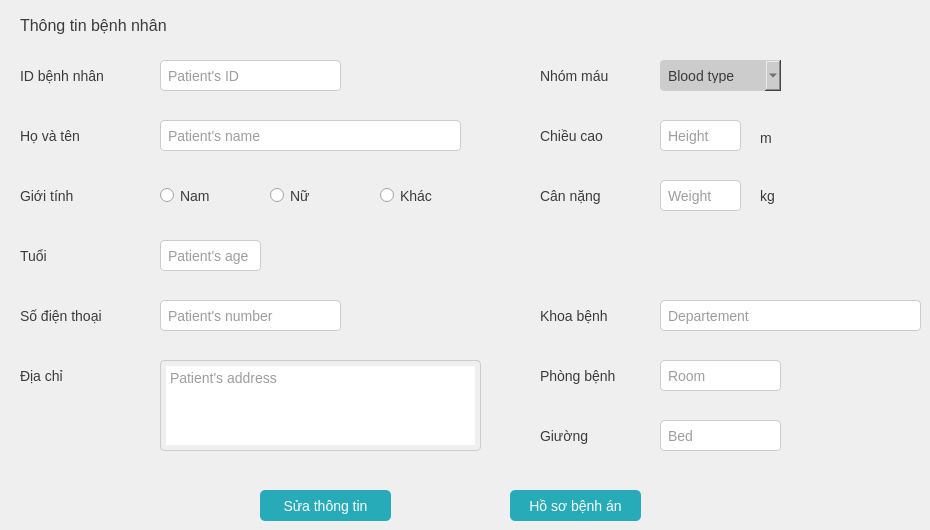
      <widget class="QWidget" name="infor_ptn_page">
       <widget class="QPushButton" name="repair_inf_ptn_btn">
        <property name="geometry">
         <rect>
          <x>260</x>
          <y>490</y>
          <width>131</width>
          <height>31</height>
         </rect>
        </property>
        <property name="cursor">
         <cursorShape>PointingHandCursor</cursorShape>
        </property>
        <property name="styleSheet">
         <string notr="true">QPushButton{
	border: none;
	background-color: #28abb9;
	border-radius: 5px;
	color: white;
	font-size: 14px;
}
QPushButton:hover{
	background-color: rgb(36, 155, 166);
}
</string>
        </property>
        <property name="text">
         <string>Sửa thông tin</string>
        </property>
       </widget>
       <widget class="QLabel" name="label">
        <property name="geometry">
         <rect>
          <x>20</x>
          <y>10</y>
          <width>161</width>
          <height>31</height>
         </rect>
        </property>
        <property name="styleSheet">
         <string notr="true">color: #3b3b3b;
font-size: 16px;</string>
        </property>
        <property name="text">
         <string>Thông tin bệnh nhân</string>
        </property>
       </widget>
       <widget class="QLabel" name="label_3">
        <property name="geometry">
         <rect>
          <x>20</x>
          <y>60</y>
          <width>91</width>
          <height>31</height>
         </rect>
        </property>
        <property name="styleSheet">
         <string notr="true">color: #3b3b3b;
font-size: 14px;</string>
        </property>
        <property name="text">
         <string>ID bệnh nhân</string>
        </property>
       </widget>
       <widget class="QLineEdit" name="infor_ptn_input_1">
        <property name="geometry">
         <rect>
          <x>160</x>
          <y>60</y>
          <width>181</width>
          <height>31</height>
         </rect>
        </property>
        <property name="styleSheet">
         <string notr="true">border: 1px solid #ccc;
color: #3b3b3b;
font-size: 14px;
padding: 5px;
border-radius: 4px;</string>
        </property>
        <property name="maxLength">
         <number>9</number>
        </property>
        <property name="placeholderText">
         <string>Patient's ID</string>
        </property>
       </widget>
       <widget class="QLabel" name="label_4">
        <property name="geometry">
         <rect>
          <x>20</x>
          <y>120</y>
          <width>101</width>
          <height>31</height>
         </rect>
        </property>
        <property name="styleSheet">
         <string notr="true">color: #3b3b3b;
font-size: 14px;</string>
        </property>
        <property name="text">
         <string>Họ và tên</string>
        </property>
       </widget>
       <widget class="QLineEdit" name="infor_ptn_input_2">
        <property name="geometry">
         <rect>
          <x>160</x>
          <y>120</y>
          <width>301</width>
          <height>31</height>
         </rect>
        </property>
        <property name="styleSheet">
         <string notr="true">border: 1px solid #ccc;
color: #3b3b3b;
font-size: 14px;
padding: 5px;
border-radius: 4px;</string>
        </property>
        <property name="maxLength">
         <number>40</number>
        </property>
        <property name="placeholderText">
         <string>Patient's name</string>
        </property>
       </widget>
       <widget class="QLabel" name="label_5">
        <property name="geometry">
         <rect>
          <x>20</x>
          <y>240</y>
          <width>101</width>
          <height>31</height>
         </rect>
        </property>
        <property name="styleSheet">
         <string notr="true">color: #3b3b3b;
font-size: 14px;</string>
        </property>
        <property name="text">
         <string>Tuổi</string>
        </property>
       </widget>
       <widget class="QLineEdit" name="infor_ptn_input_3">
        <property name="geometry">
         <rect>
          <x>160</x>
          <y>240</y>
          <width>101</width>
          <height>31</height>
         </rect>
        </property>
        <property name="styleSheet">
         <string notr="true">border: 1px solid #ccc;
color: #3b3b3b;
font-size: 14px;
padding: 5px;
border-radius: 4px;</string>
        </property>
        <property name="maxLength">
         <number>3</number>
        </property>
        <property name="placeholderText">
         <string>Patient's age</string>
        </property>
       </widget>
       <widget class="QLabel" name="label_6">
        <property name="geometry">
         <rect>
          <x>20</x>
          <y>180</y>
          <width>101</width>
          <height>31</height>
         </rect>
        </property>
        <property name="styleSheet">
         <string notr="true">color: #3b3b3b;
font-size: 14px;</string>
        </property>
        <property name="text">
         <string>Giới tính</string>
        </property>
       </widget>
       <widget class="QLabel" name="label_8">
        <property name="geometry">
         <rect>
          <x>20</x>
          <y>300</y>
          <width>101</width>
          <height>31</height>
         </rect>
        </property>
        <property name="styleSheet">
         <string notr="true">color: #3b3b3b;
font-size: 14px;</string>
        </property>
        <property name="text">
         <string>Số điện thoại</string>
        </property>
       </widget>
       <widget class="QLineEdit" name="infor_ptn_input_4">
        <property name="geometry">
         <rect>
          <x>160</x>
          <y>300</y>
          <width>181</width>
          <height>31</height>
         </rect>
        </property>
        <property name="styleSheet">
         <string notr="true">border: 1px solid #ccc;
color: #3b3b3b;
font-size: 14px;
padding: 5px;
border-radius: 4px;</string>
        </property>
        <property name="maxLength">
         <number>10</number>
        </property>
        <property name="placeholderText">
         <string>Patient's number</string>
        </property>
       </widget>
       <widget class="QLabel" name="label_7">
        <property name="geometry">
         <rect>
          <x>20</x>
          <y>360</y>
          <width>101</width>
          <height>31</height>
         </rect>
        </property>
        <property name="styleSheet">
         <string notr="true">color: #3b3b3b;
font-size: 14px;</string>
        </property>
        <property name="text">
         <string>Địa chỉ</string>
        </property>
       </widget>
       <widget class="QTextEdit" name="infor_ptn_input_5">
        <property name="geometry">
         <rect>
          <x>160</x>
          <y>360</y>
          <width>321</width>
          <height>91</height>
         </rect>
        </property>
        <property name="styleSheet">
         <string notr="true">border: 1px solid #ccc;
color: #3b3b3b;
font-size: 14px;
padding: 5px;
border-radius: 4px;</string>
        </property>
        <property name="placeholderText">
         <string>Patient's address</string>
        </property>
       </widget>
       <widget class="QLabel" name="label_14">
        <property name="geometry">
         <rect>
          <x>540</x>
          <y>60</y>
          <width>101</width>
          <height>31</height>
         </rect>
        </property>
        <property name="styleSheet">
         <string notr="true">color: #3b3b3b;
font-size: 14px;</string>
        </property>
        <property name="text">
         <string>Nhóm máu</string>
        </property>
       </widget>
       <widget class="QComboBox" name="infor_ptn_cbb">
        <property name="geometry">
         <rect>
          <x>660</x>
          <y>60</y>
          <width>121</width>
          <height>31</height>
         </rect>
        </property>
        <property name="cursor">
         <cursorShape>PointingHandCursor</cursorShape>
        </property>
        <property name="styleSheet">
         <string notr="true">QComboBox{
	background-color: #ccc;
	font-size: 14px;
	border:none;
	padding: 8px;
	color: #3b3b3b;
	border-radius: 4px;
}
QComboBox:hover{
	background-color: #a6a6a4;
}</string>
        </property>
        <property name="currentIndex">
         <number>-1</number>
        </property>
        <property name="placeholderText">
         <string>Blood type</string>
        </property>
        <item>
         <property name="text">
          <string>A</string>
         </property>
        </item>
        <item>
         <property name="text">
          <string>B</string>
         </property>
        </item>
        <item>
         <property name="text">
          <string>AB</string>
         </property>
        </item>
        <item>
         <property name="text">
          <string>O</string>
         </property>
        </item>
       </widget>
       <widget class="QLabel" name="label_15">
        <property name="geometry">
         <rect>
          <x>540</x>
          <y>120</y>
          <width>101</width>
          <height>31</height>
         </rect>
        </property>
        <property name="styleSheet">
         <string notr="true">color: #3b3b3b;
font-size: 14px;</string>
        </property>
        <property name="text">
         <string>Chiều cao</string>
        </property>
       </widget>
       <widget class="QLineEdit" name="infor_ptn_input_6">
        <property name="geometry">
         <rect>
          <x>660</x>
          <y>120</y>
          <width>81</width>
          <height>31</height>
         </rect>
        </property>
        <property name="styleSheet">
         <string notr="true">border: 1px solid #ccc;
color: #3b3b3b;
font-size: 14px;
padding: 5px;
border-radius: 4px;</string>
        </property>
        <property name="maxLength">
         <number>4</number>
        </property>
        <property name="placeholderText">
         <string>Height</string>
        </property>
       </widget>
       <widget class="QLineEdit" name="infor_ptn_input_7">
        <property name="geometry">
         <rect>
          <x>660</x>
          <y>180</y>
          <width>81</width>
          <height>31</height>
         </rect>
        </property>
        <property name="styleSheet">
         <string notr="true">border: 1px solid #ccc;
color: #3b3b3b;
font-size: 14px;
padding: 5px;
border-radius: 4px;</string>
        </property>
        <property name="maxLength">
         <number>4</number>
        </property>
        <property name="placeholderText">
         <string>Weight</string>
        </property>
       </widget>
       <widget class="QLabel" name="label_16">
        <property name="geometry">
         <rect>
          <x>540</x>
          <y>180</y>
          <width>101</width>
          <height>31</height>
         </rect>
        </property>
        <property name="styleSheet">
         <string notr="true">color: #3b3b3b;
font-size: 14px;</string>
        </property>
        <property name="text">
         <string>Cân nặng</string>
        </property>
       </widget>
       <widget class="QPushButton" name="htr_btn">
        <property name="geometry">
         <rect>
          <x>510</x>
          <y>490</y>
          <width>131</width>
          <height>31</height>
         </rect>
        </property>
        <property name="cursor">
         <cursorShape>PointingHandCursor</cursorShape>
        </property>
        <property name="styleSheet">
         <string notr="true">QPushButton{
	border: none;
	background-color: #28abb9;
	border-radius: 5px;
	color: white;
	font-size: 14px;
}
QPushButton:hover{
	background-color: rgb(36, 155, 166);
}
</string>
        </property>
        <property name="text">
         <string>Hồ sơ bệnh án</string>
        </property>
       </widget>
       <widget class="QRadioButton" name="radioButton_2">
        <property name="geometry">
         <rect>
          <x>270</x>
          <y>180</y>
          <width>81</width>
          <height>31</height>
         </rect>
        </property>
        <property name="styleSheet">
         <string notr="true">color: #3b3b3b;
font-size: 14px;</string>
        </property>
        <property name="text">
         <string>Nữ</string>
        </property>
       </widget>
       <widget class="QRadioButton" name="radioButton">
        <property name="geometry">
         <rect>
          <x>160</x>
          <y>180</y>
          <width>81</width>
          <height>31</height>
         </rect>
        </property>
        <property name="styleSheet">
         <string notr="true">color: #3b3b3b;
font-size: 14px;</string>
        </property>
        <property name="text">
         <string>Nam</string>
        </property>
       </widget>
       <widget class="QRadioButton" name="radioButton_3">
        <property name="geometry">
         <rect>
          <x>380</x>
          <y>180</y>
          <width>81</width>
          <height>31</height>
         </rect>
        </property>
        <property name="styleSheet">
         <string notr="true">color: #3b3b3b;
font-size: 14px;</string>
        </property>
        <property name="text">
         <string>Khác</string>
        </property>
       </widget>
       <widget class="QLabel" name="room_label">
        <property name="geometry">
         <rect>
          <x>540</x>
          <y>360</y>
          <width>111</width>
          <height>31</height>
         </rect>
        </property>
        <property name="styleSheet">
         <string notr="true">color: #3b3b3b;
font-size: 14px;</string>
        </property>
        <property name="text">
         <string>Phòng bệnh</string>
        </property>
       </widget>
       <widget class="QLabel" name="dp_label">
        <property name="geometry">
         <rect>
          <x>540</x>
          <y>300</y>
          <width>111</width>
          <height>31</height>
         </rect>
        </property>
        <property name="styleSheet">
         <string notr="true">color: #3b3b3b;
font-size: 14px;</string>
        </property>
        <property name="text">
         <string>Khoa bệnh</string>
        </property>
       </widget>
       <widget class="QLabel" name="bed_label">
        <property name="geometry">
         <rect>
          <x>540</x>
          <y>420</y>
          <width>111</width>
          <height>31</height>
         </rect>
        </property>
        <property name="styleSheet">
         <string notr="true">color: #3b3b3b;
font-size: 14px;</string>
        </property>
        <property name="text">
         <string>Giường</string>
        </property>
       </widget>
       <widget class="QLabel" name="hospitalize_label">
        <property name="geometry">
         <rect>
          <x>540</x>
          <y>240</y>
          <width>281</width>
          <height>31</height>
         </rect>
        </property>
        <property name="styleSheet">
         <string notr="true">color: #3b3b3b;
font-size: 14px;</string>
        </property>
        <property name="text">
         <string/>
        </property>
       </widget>
       <widget class="QLineEdit" name="infor_ptn_input_8">
        <property name="geometry">
         <rect>
          <x>660</x>
          <y>300</y>
          <width>261</width>
          <height>31</height>
         </rect>
        </property>
        <property name="styleSheet">
         <string notr="true">border: 1px solid #ccc;
color: #3b3b3b;
font-size: 14px;
padding: 5px;
border-radius: 4px;</string>
        </property>
        <property name="maxLength">
         <number>100</number>
        </property>
        <property name="placeholderText">
         <string>Departement</string>
        </property>
       </widget>
       <widget class="QLineEdit" name="infor_ptn_input_9">
        <property name="geometry">
         <rect>
          <x>660</x>
          <y>360</y>
          <width>121</width>
          <height>31</height>
         </rect>
        </property>
        <property name="styleSheet">
         <string notr="true">border: 1px solid #ccc;
color: #3b3b3b;
font-size: 14px;
padding: 5px;
border-radius: 4px;</string>
        </property>
        <property name="maxLength">
         <number>10</number>
        </property>
        <property name="placeholderText">
         <string>Room</string>
        </property>
       </widget>
       <widget class="QLineEdit" name="infor_ptn_input_10">
        <property name="geometry">
         <rect>
          <x>660</x>
          <y>420</y>
          <width>121</width>
          <height>31</height>
         </rect>
        </property>
        <property name="styleSheet">
         <string notr="true">border: 1px solid #ccc;
color: #3b3b3b;
font-size: 14px;
padding: 5px;
border-radius: 4px;</string>
        </property>
        <property name="maxLength">
         <number>10</number>
        </property>
        <property name="placeholderText">
         <string>Bed</string>
        </property>
       </widget>
       <widget class="QLabel" name="infor_ptn_label">
        <property name="geometry">
         <rect>
          <x>360</x>
          <y>460</y>
          <width>171</width>
          <height>20</height>
         </rect>
        </property>
        <property name="styleSheet">
         <string notr="true">text-align: center;
color: red;</string>
        </property>
        <property name="text">
         <string/>
        </property>
        <property name="alignment">
         <set>Qt::AlignCenter</set>
        </property>
       </widget>
       <widget class="QLabel" name="label_55">
        <property name="geometry">
         <rect>
          <x>760</x>
          <y>122</y>
          <width>21</width>
          <height>31</height>
         </rect>
        </property>
        <property name="styleSheet">
         <string notr="true">color: #3b3b3b;
font-size: 14px;</string>
        </property>
        <property name="text">
         <string>m</string>
        </property>
       </widget>
       <widget class="QLabel" name="label_56">
        <property name="geometry">
         <rect>
          <x>760</x>
          <y>180</y>
          <width>21</width>
          <height>31</height>
         </rect>
        </property>
        <property name="styleSheet">
         <string notr="true">color: #3b3b3b;
font-size: 14px;</string>
        </property>
        <property name="text">
         <string>kg</string>
        </property>
       </widget>
       <zorder>hospitalize_label</zorder>
       <zorder>infor_ptn_input_10</zorder>
       <zorder>infor_ptn_input_9</zorder>
       <zorder>infor_ptn_input_8</zorder>
       <zorder>repair_inf_ptn_btn</zorder>
       <zorder>label</zorder>
       <zorder>label_3</zorder>
       <zorder>infor_ptn_input_1</zorder>
       <zorder>label_4</zorder>
       <zorder>infor_ptn_input_2</zorder>
       <zorder>label_5</zorder>
       <zorder>infor_ptn_input_3</zorder>
       <zorder>label_6</zorder>
       <zorder>label_8</zorder>
       <zorder>infor_ptn_input_4</zorder>
       <zorder>label_7</zorder>
       <zorder>infor_ptn_input_5</zorder>
       <zorder>label_14</zorder>
       <zorder>infor_ptn_cbb</zorder>
       <zorder>label_15</zorder>
       <zorder>infor_ptn_input_6</zorder>
       <zorder>infor_ptn_input_7</zorder>
       <zorder>label_16</zorder>
       <zorder>htr_btn</zorder>
       <zorder>radioButton_2</zorder>
       <zorder>radioButton</zorder>
       <zorder>radioButton_3</zorder>
       <zorder>room_label</zorder>
       <zorder>dp_label</zorder>
       <zorder>bed_label</zorder>
       <zorder>infor_ptn_label</zorder>
       <zorder>label_55</zorder>
       <zorder>label_56</zorder>
      </widget>
